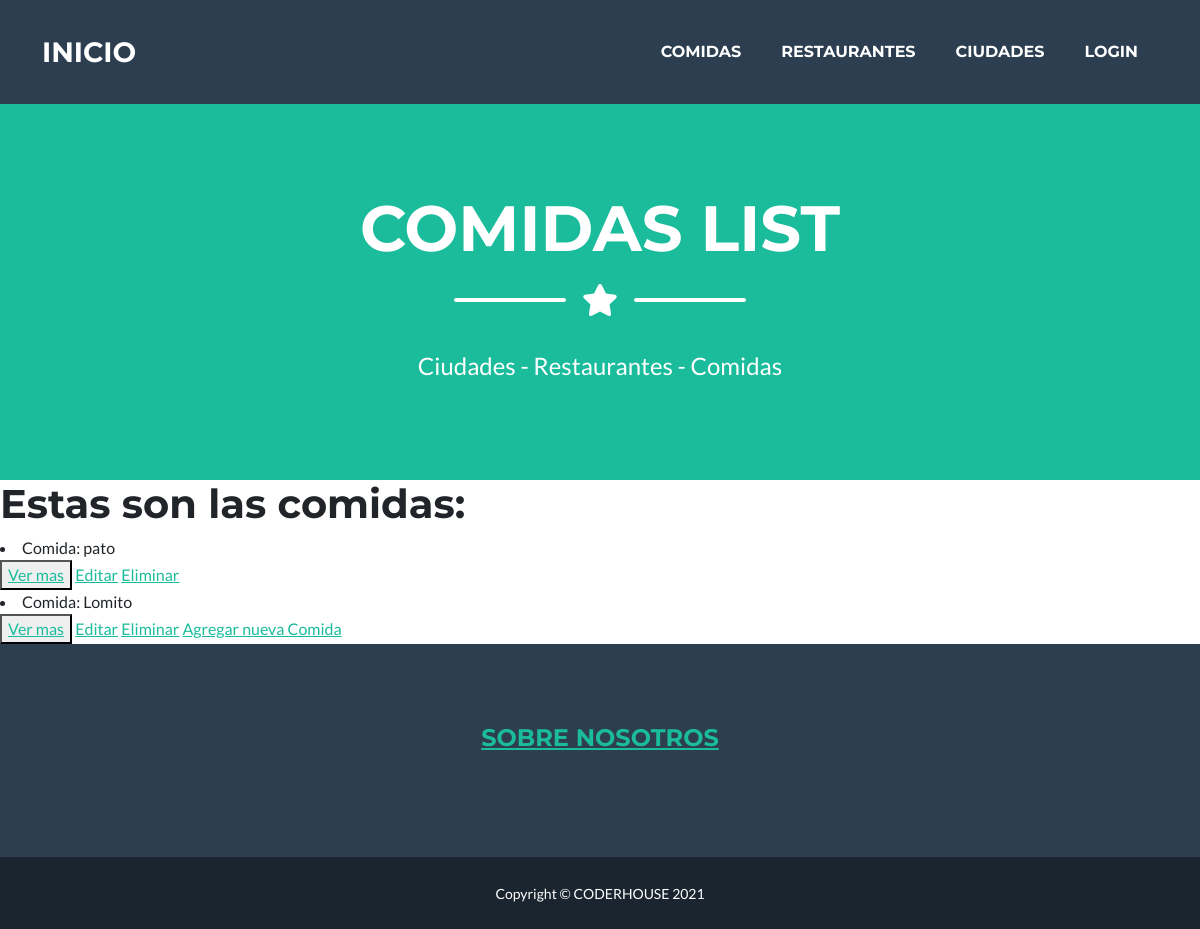
Before: /prueba/comida/list/ with the older database file.
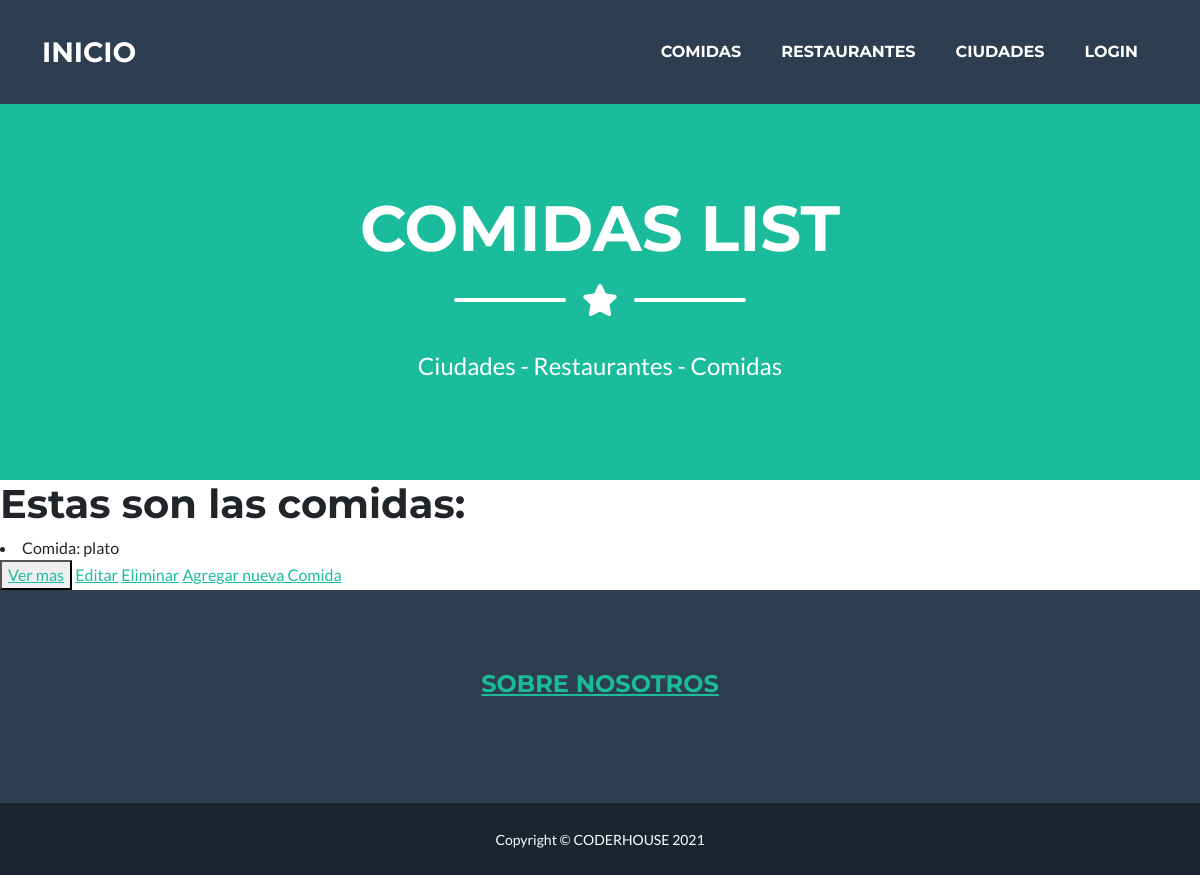
After: the same page with the newer database file.
### prueba/models.py (models this page shows, shortened)
class Comida(models.Model):
    pais =models.CharField(max_length=100)
    comida =models.CharField(max_length=100)

### prueba/views.py (the view)
# urls.py: path('comida/list/', ComidaList.as_view(), name= "List"),
class ComidaList(ListView):
    model= Comida
    template_name= "comidas_list.html"

### prueba/templates/comidas_list.html (shortened to what this page needs)
{% extends "padre.html" %}
{% load static %}
    {% block contenidosubtitulo %}
    <h1 class="masthead-heading text-uppercase mb-0">Comidas List</h1>
    {% endblock %}
    {% block contenido %}
        <h1>Estas son las comidas:</h1>
        {% for comida in object_list %}
        <li>Comida: {{comida.comida}}
        </li>
        <button>
            <a href="{% url 'Detail' comida.id %}">Ver mas</a>
        </button>
            <a href="{% url 'Edit' comida.id %}">Editar</a>
            <a href="{% url 'Eliminar' comida.id %}">Eliminar</a>
        {% endfor %}
        <a href="{% url 'New' %}">Agregar nueva Comida</a>
    {% endblock %}

Changed rows visible on the page:
removed Comida: comida "Lomito"
changed Comida: comida "pato" → "plato"
